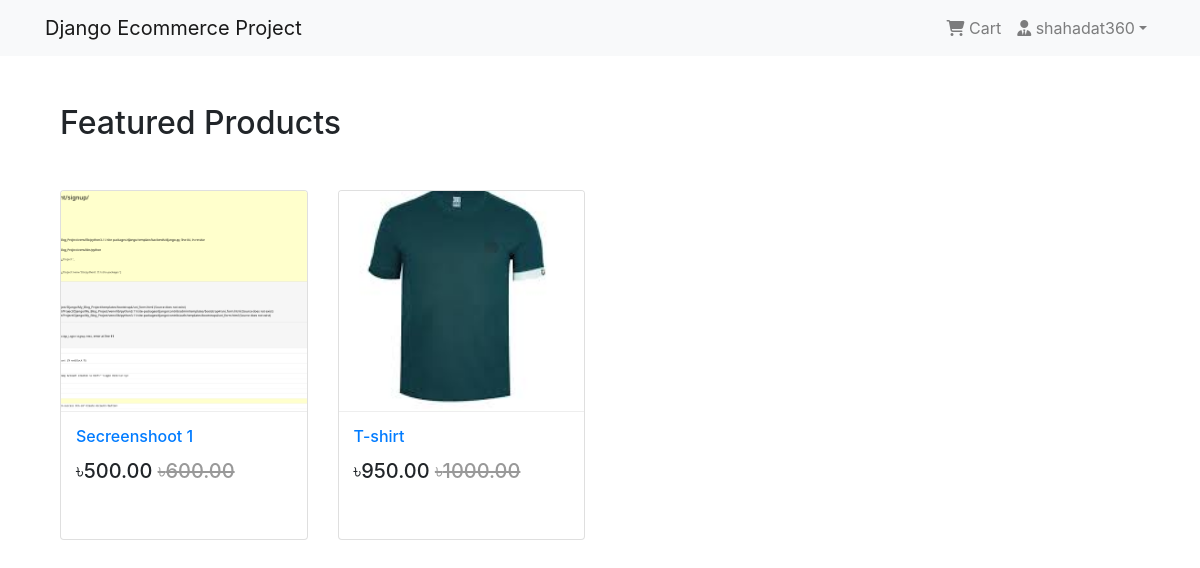
The page / (signed in) on the database its author committed.
### App_Login/models.py (models this page shows, shortened)
class User(AbstractBaseUser, PermissionsMixin):
    email = models.EmailField(unique=True, null=False)
    is_staff = models.BooleanField(
        gettext_lazy('staff status'),
        default=False,
        help_text=gettext_lazy('Designates whether the user can log into this admin site')
    )
    is_active = models.BooleanField(
        gettext_lazy('active'),
        default=True,
        help_text=gettext_lazy(
            'Designates whether this user should be treated as active. Unselect this instead of deleting')
    )
    USERNAME_FIELD = 'email'
    objects = MyUserManager()

class Profile(models.Model):
    user = models.OneToOneField(User, on_delete=models.CASCADE, related_name='profile')
    username = models.CharField(max_length=264, blank=True)
    full_name = models.CharField(max_length=264, blank=True)
    address_1 = models.TextField(blank=True, max_length=300)
    city = models.CharField(max_length=40, blank=True)
    zipcode = models.CharField(max_length=10, blank=True)
    country = models.CharField(max_length=50, blank=True)
    phone = models.CharField(max_length=15, blank=True)
    date_joined = models.DateTimeField(auto_now_add=True)

### App_Shop/models.py (models this page shows, shortened)
class Product(models.Model):
    mainImage = models.ImageField(upload_to='Products')
    name = models.CharField(max_length=264)
    category = models.ForeignKey(Category, on_delete=models.CASCADE, related_name='category')
    preview_text = models.TextField(max_length=200, verbose_name='Preview Text')
    detail_text = models.TextField(max_length=1000, verbose_name='Detail Text')
    price = models.FloatField()
    old_price = models.FloatField(default=0.00)
    created = models.DateTimeField(auto_now_add=True)
    class Meta:
        ordering = ['-created']

### App_Shop/views.py (the view)
# urls.py: path('', views.Home.as_view(), name='index'),
class Home(ListView):
    model = Product
    template_name = 'App_Shop/home.html'

### App_Shop/templates/App_Shop/home.html (shortened to what this page needs)
{% extends  'base.html' %}
{% load crispy_forms_tags %}
{% block body_block %}
    <div class="container my-5">
        <h2 class="my-5">Featured Products</h2>
        <div class="row">
            {% for product in object_list %}
                <div class="col-md-6 col-sm-12 col-lg-3">
                    <figure class="card card-product">
                        <div class="img-wrap">
                            <img src="/media/{{ product.mainImage }}" alt="" style="width: 100%;height: 300px;">
                        </div>
                        <figcaption class="info-wrap">
                            <h6 class="title"><a href="{% url 'App_Shop:product_detail' pk=product.pk %}">{{ product.name }}</a></h6>
                            <div class="action-wrap">
                                <div class="price-wrap h5">
                                    <span class="price-new">&#2547;{{ product.price|floatformat:2 }}</span>
                                    <span class="price-old"><strike>&#2547;{{ product.old_price|floatformat:2 }}</strike></span>
                                </div>
                            </div>
                        </figcaption>
                    </figure>
                </div>
            {% endfor %}
        </div>
    </div>
{% endblock %}

### templates/navbar.html (shortened to what this page needs)
<nav class="navbar navbar-expand-lg navbar-light bg-light">
    <div class="container">
        <a href="{% url 'App_Shop:index' %}" class="navbar-brand">Django Ecommerce Project</a>
        <div class="collapse navbar-collapse" id="navbarNav">
            <ul class="navbar-nav ml-auto">
                {% if request.user.is_authenticated %}
                    <li class="nav-item">
                        <a href="#" class="nav-link">
                            <i class="fa fa-shopping-cart"></i> Cart
                        </a>
                    </li>
                    <li class="nav-item dropdown">
                        <a class="nav-link dropdown-toggle" href="#" id="navbarDropdown" role="button" data-toggle="dropdown" aria-haspopup="true"
                        aria-expanded="false"><i class="fa fa-user-tie"></i>  {{ request.user.profile.username }}</a>
                    </li>
                {% else %}
                    <li class="nav-item">
                        <a href="{% url 'App_Login:login' %}" class="btn btn-primary btn-sm">Login</a>
                    </li>
                {% endif %}
            </ul>
        </div>
    </div>
</nav>

### templates/base.html (style rules this page uses)
.card { height: 350px; }
.card-product:after { content: ""; display: table; clear: both; visibility: hidden; }
.card-product .price-old { color: #999; }
.card-product .img-wrap { border-radius: 3px 3px 0 0; overflow: hidden; position: relative; height: 220px; text-align: center; }
.card-product .img-wrap img { max-height: 100%; max-width: 100%; object-fit: cover; }
.card-product .info-wrap { overflow: hidden; padding: 15px; border-top: 1px solid #eee; }
.card-product .action-wrap { padding-top: 4px; margin-top: 4px; }
.card-product .title { margin-top: 0; }

### rows shown on the page
User: user.profile.username "shahadat360"
Product: mainImage (picture), name "Secreenshoot 1", price "500.00", old_price "600.00"
Product: mainImage (picture), name "T-shirt", price "950.00", old_price "1000.00"
